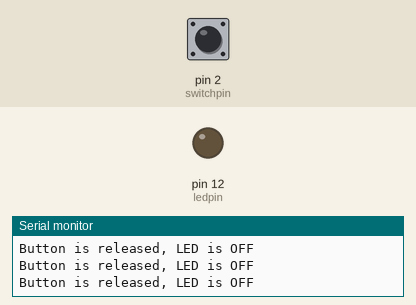
Bench run of a sketch on a simulated Arduino Uno, built with avr-gcc and run on an emulated ATmega328P. Shown: output pins drawn as LEDs (lit = HIGH), the last lines printed to the serial monitor. The test bench sets the inputs (shaded band); at power-on: pin 2 (switchpin) LOW.

Above: at 1.8 s.
1.9 s: pin 2 (switchpin) pulled HIGH for 0.6 s
At 2.4 s:
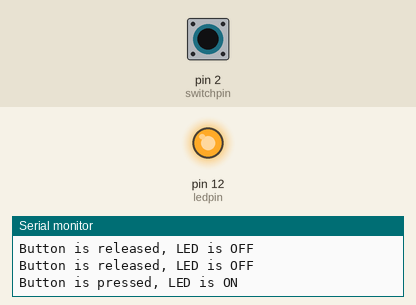
4.0 s: pin 2 (switchpin) pulled HIGH for 3.2 s
At 8.2 s:
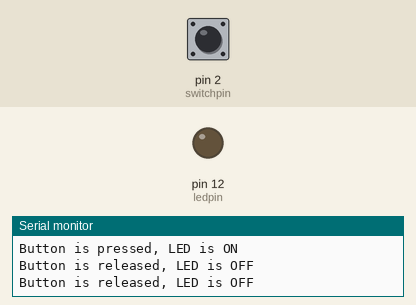
Timing chart, 0 to 9.7 s (numbered marks = the images above; inputs shaded):
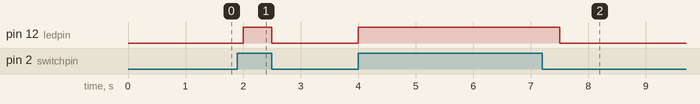

The sketch:

pushbutton_led_1b_.ino
```cpp
int ledpin = 12;
int switchpin = 2;
int val = 0;
void setup() {
  pinMode(ledpin, OUTPUT);
  pinMode(switchpin, INPUT);
  Serial.begin(9600);
}

void loop() {
  val = digitalRead(switchpin);
  if (val==HIGH)
  {
    digitalWrite(ledpin, HIGH);
    Serial.println("Button is pressed, LED is ON");
  }
  else {
  digitalWrite(ledpin, LOW);
  Serial.println("Button is released, LED is OFF");
  }
  delay(500);
}
```

Measured:
- after the input at 1.9 s, pin 12 (ledpin): LOW → HIGH after 0.10 s, → LOW 0.50 s later
- after the input at 4.0 s, pin 12 (ledpin): LOW → HIGH at once, → LOW 3.5 s later
